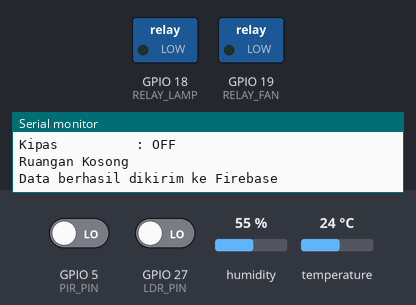
Bench run of a sketch on a simulated ESP32. Parts: switched loads named in the sketch (green lamp = pin HIGH), the last lines printed to the serial monitor. The test bench sets the inputs (shaded band); at power-on: GPIO 5 (PIR_PIN) LOW, temperature 24 °C, GPIO 27 (LDR_PIN) LOW, humidity 55 %. WiFi joins after 1.5 s; servers stay silent unless stated.

Above: at 4.7 s.
4.8 s: GPIO 5 (PIR_PIN) driven HIGH
7.9 s: temperature set to 28 °C
12.7 s: temperature set to 31 °C
At 16.3 s:
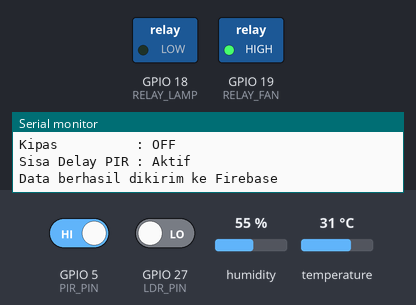
17.0 s: GPIO 27 (LDR_PIN) driven HIGH
At 18.2 s:
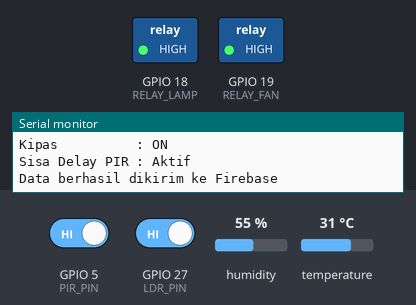
19.7 s: temperature set to 12 °C
At 23.8 s:
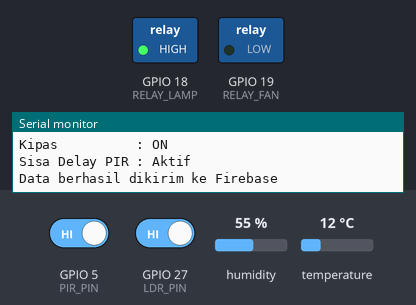
25.0 s: temperature set to 33 °C
At 28.1 s:
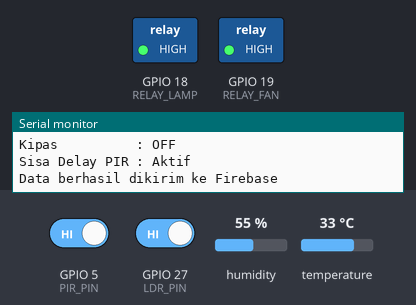
Timing chart, 0 to 29.6 s (numbered marks = the images above; inputs shaded):
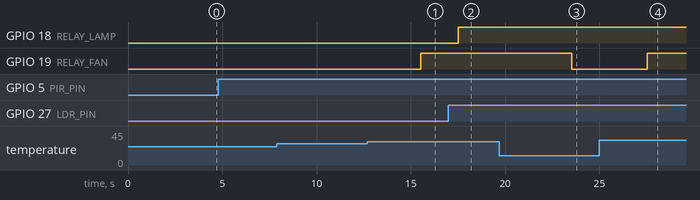

Measured:
- the behaviour switches between 29 and 30 °C on temperature (found by bisection; images 0 and 1)
- after the input at 12.7 s, GPIO 19 (RELAY_FAN): LOW → HIGH after 2.8 s
- after the input at 17.0 s, GPIO 18 (RELAY_LAMP): LOW → HIGH after 0.51 s
- after the input at 19.7 s, GPIO 19 (RELAY_FAN): HIGH → LOW after 3.8 s
- after the input at 25.0 s, GPIO 19 (RELAY_FAN): LOW → HIGH after 2.5 s

The sketch:

sketch_jul6a.ino
```cpp
#include <WiFi.h>
#include <Firebase_ESP_Client.h>
#include <DHT.h>

//================ FIREBASE ===================
#define API_KEY "AIzaSyCVQpN5DnSC2KR4gF-jWnjYEUmKAZA46Qc"
#define DATABASE_URL "https://smarthomeiot-4bb14-default-rtdb.asia-southeast1.firebasedatabase.app/"

#define USER_EMAIL "smarthome@gmail.com"
#define USER_PASSWORD "12345678"

//================ WIFI =======================
char ssid[] = "POCO";
char pass[] = "88888888";

//================ PIN ========================
#define DHTPIN 4
#define DHTTYPE DHT11

#define PIR_PIN 5
#define LDR_PIN 27

#define RELAY_LAMP 18
#define RELAY_FAN 19

DHT dht(DHTPIN, DHTTYPE);

//================ FIREBASE ===================
FirebaseData fbdo;
FirebaseAuth auth;
FirebaseConfig config;

unsigned long lastSend = 0;

//================ PIR DELAY ==================
unsigned long lastMotionTime = 0;

// 1 Menit = 60000 ms
const unsigned long motionDelay = 60000;

bool adaOrang = false;

void setup()
{
  Serial.begin(115200);
  delay(2000);

  Serial.println("=== SMART HOME START ===");

  pinMode(PIR_PIN, INPUT);
  pinMode(LDR_PIN, INPUT);

  pinMode(RELAY_LAMP, OUTPUT);
  pinMode(RELAY_FAN, OUTPUT);

  digitalWrite(RELAY_LAMP, LOW);
  digitalWrite(RELAY_FAN, LOW);

  dht.begin();

  //================ WIFI ===================
  WiFi.begin(ssid, pass);

  Serial.print("Menghubungkan WiFi");

  while (WiFi.status() != WL_CONNECTED)
  {
    Serial.print(".");
    delay(500);
  }

  Serial.println();
  Serial.println("WiFi Berhasil Terhubung");

  //================ FIREBASE ===================
  config.api_key = API_KEY;
  config.database_url = DATABASE_URL;

  auth.user.email = USER_EMAIL;
  auth.user.password = USER_PASSWORD;

  Firebase.begin(&config, &auth);
  Firebase.reconnectWiFi(true);

  Serial.println("Menghubungkan Firebase...");

  while (!Firebase.ready())
  {
    Serial.print(".");
    delay(500);
  }

  Serial.println();
  Serial.println("Firebase Connected");
}

void loop()
{
  if (millis() - lastSend > 2000)
  {
    lastSend = millis();

    //================ BACA SENSOR =================
    int pir = digitalRead(PIR_PIN);
    int ldr = digitalRead(LDR_PIN);

    float suhu = dht.readTemperature();
    float hum = dht.readHumidity();

    if (isnan(suhu) || isnan(hum))
    {
      Serial.println("Gagal membaca DHT11");
      return;
    }

    //================ LOGIKA PIR DELAY =================
    if (pir == HIGH)
    {
      adaOrang = true;
      lastMotionTime = millis();
    }
    else
    {
      if (millis() - lastMotionTime >= motionDelay)
      {
        adaOrang = false;
      }
    }

    //================ LOGIKA SMART HOME =================
    bool lampu = false;
    bool kipas = false;

    if (adaOrang)
    {
      // Gelap
      if (ldr == HIGH)
      {
        lampu = true;
      }

      // Suhu >= 30°C
       if (suhu >= 30.0)
      {
        kipas = true;
      }
    }

    //================ OUTPUT =================
    digitalWrite(RELAY_LAMP, lampu ? HIGH : LOW);
    digitalWrite(RELAY_FAN, kipas ? HIGH : LOW);

    //================ FIREBASE =================
    Firebase.RTDB.setFloat(&fbdo, "/SmartHome/Suhu", suhu);
    Firebase.RTDB.setFloat(&fbdo, "/SmartHome/Kelembaban", hum);

    Firebase.RTDB.setString(
      &fbdo,
      "/SmartHome/PIR",
      adaOrang ? "Ada Orang" : "Tidak Ada Orang");

    Firebase.RTDB.setString(
      &fbdo,
      "/SmartHome/LDR",
      ldr == HIGH ? "Gelap" : "Terang");

    Firebase.RTDB.setString(
      &fbdo,
      "/SmartHome/Lampu",
      lampu ? "ON" : "OFF");

    Firebase.RTDB.setString(
      &fbdo,
      "/SmartHome/Kipas",
      kipas ? "ON" : "OFF");

    //================ SERIAL =================
    Serial.println("==============================");

    Serial.print("Status Ruangan : ");
    Serial.println(adaOrang ? "Ada Orang" : "Tidak Ada Orang");

    Serial.print("PIR            : ");
    Serial.println(pir == HIGH ? "Gerakan Terdeteksi" : "Tidak Ada Gerakan");

    Serial.print("LDR            : ");
    Serial.println(ldr == HIGH ? "Gelap" : "Terang");

    Serial.print("Suhu           : ");
    Serial.print(suhu);
    Serial.println(" °C");

    Serial.print("Kelembaban     : ");
    Serial.print(hum);
    Serial.println(" %");

    Serial.print("Lampu          : ");
    Serial.println(lampu ? "ON" : "OFF");

    Serial.print("Kipas          : ");
    Serial.println(kipas ? "ON" : "OFF");

    if (adaOrang)
    {
      Serial.print("Sisa Delay PIR : ");
      Serial.println("Aktif");
    }
    else
    {
      Serial.println("Ruangan Kosong");
    }

    if (fbdo.httpCode() == 200)
    {
      Serial.println("Data berhasil dikirim ke Firebase");
    }
    else
    {
      Serial.print("Firebase Error : ");
      Serial.println(fbdo.errorReason());
    }

    Serial.println();
  }
}
```
